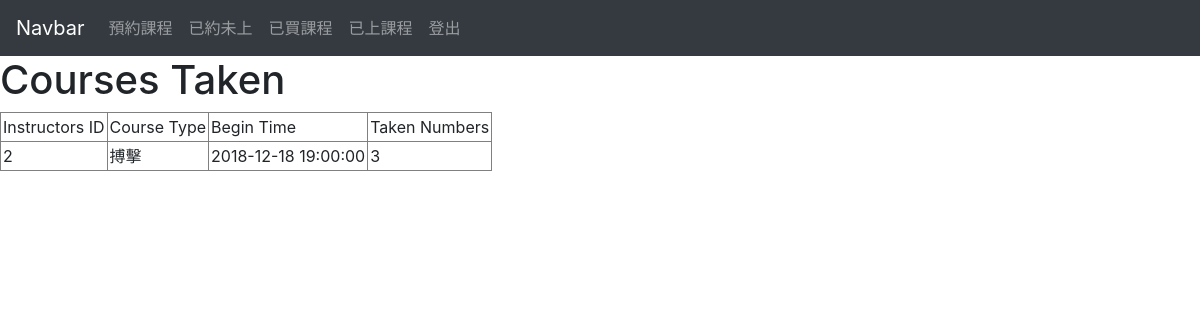
Page /Member/coursesTaken.php on the committed database.
### tables this page shows
CREATE TABLE `appoint` (
  `Course_ID` int(6) NOT NULL,
  `I_ID` int(6) NOT NULL,
  `Begin_Time` datetime NOT NULL,
  `Status` char(15) NOT NULL DEFAULT 'Appoint'
);

CREATE TABLE `course` (
  `Course_ID` int(6) NOT NULL,
  `M_ID` int(6) NOT NULL,
  `Price` int(6) NOT NULL,
  `Course_Type` varchar(40) DEFAULT NULL,
  `Number_of_Period` int(3) NOT NULL,
  `Remaining_Number` int(3) NOT NULL,
  `Open_Time` datetime NOT NULL DEFAULT CURRENT_TIMESTAMP
);

### Member/coursesTaken.php (the view, shortened to what this page needs)
<?php	require_once('database.php'); ?>
<!DOCTYPE html>
<html lang="en">
<head>
  <link rel="stylesheet" href="https://stackpath.bootstrapcdn.com/bootstrap/4.1.3/css/bootstrap.min.css">
</head>
<body>
<?php echo file_get_contents('../navbar_M.html'); ?>
<h1>Courses Taken</h1>
<table border="1" cellpadding="2" cellspacing="2">
	<tr>
		<td>Instructors ID</td>
		<td>Course Type</td>
		<td>Begin Time</td>
		<td>Taken Numbers</td>
	</tr>
		<?php
		$result = mysqli_query($mysqli, "
		SELECT `I_ID`, `Course_Type`, `Begin_Time`, `Number_of_Period`-`Remaining_Number` FROM `course`, `appoint` WHERE `course`.`Course_ID`=`appoint`.`Course_ID` and `appoint`.`Status`='Checkin'
		");
		while($query_data = mysqli_fetch_row($result)) {
		  echo "<tr>";
		  echo "<td>",$query_data[0], "</td>",
			   "<td>",$query_data[1], "</td>",
			   "<td>",$query_data[2], "</td>",
			   "<td>",$query_data[3], "</td>";
		  echo "</tr>";
		}
		?>
</body>
</html>

### rows in the picture
appoint: I_ID "2", Course_ID.Course_Type "搏擊", Begin_Time "2018-12-18 19:00:00", query_data "3"

### other values in the picture
file_get_contents('../navbar_M.html') "Navbar 預約課程 已約未上 已買課程 已上課程 登出"
